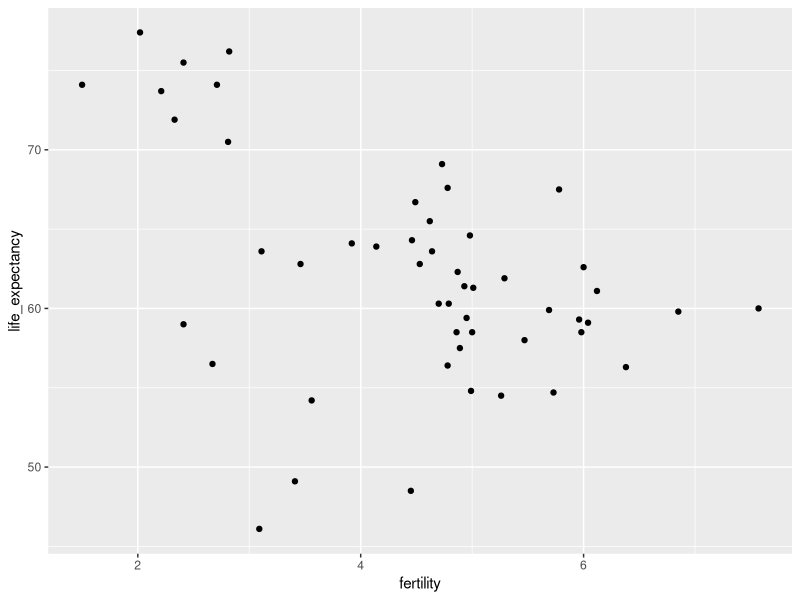
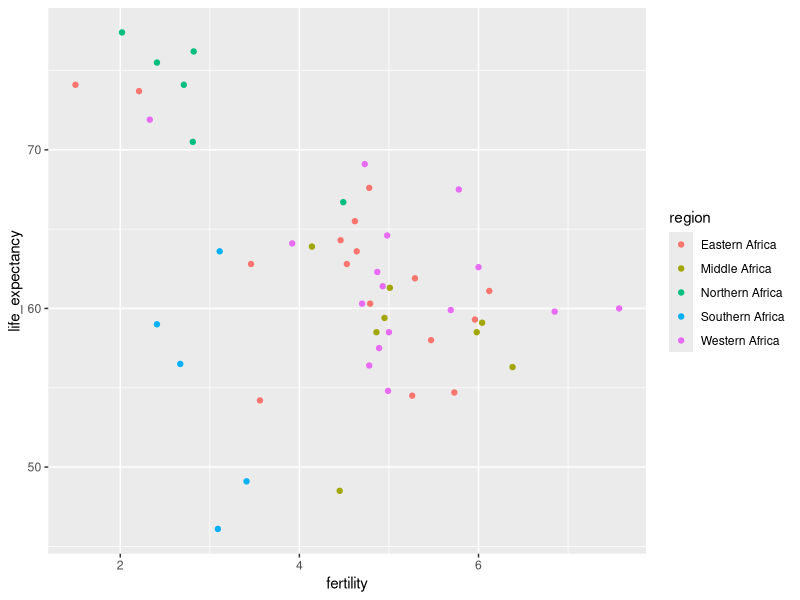
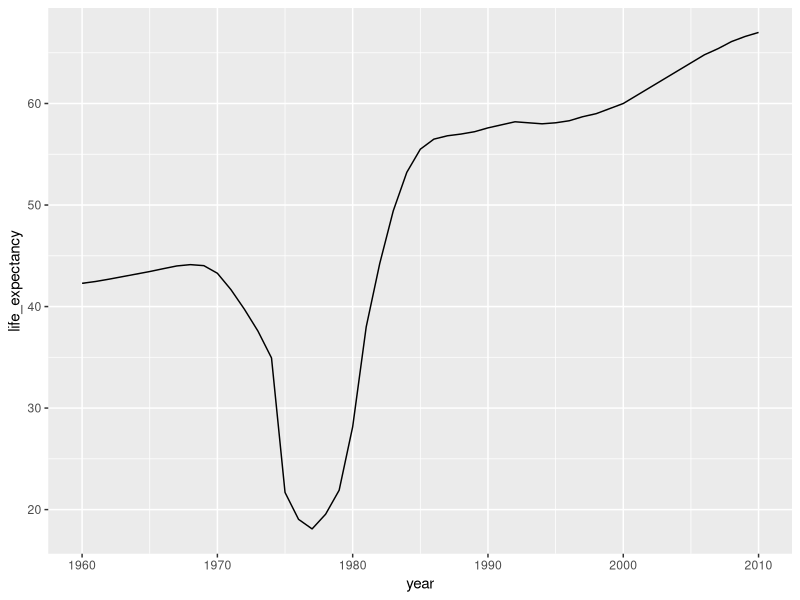
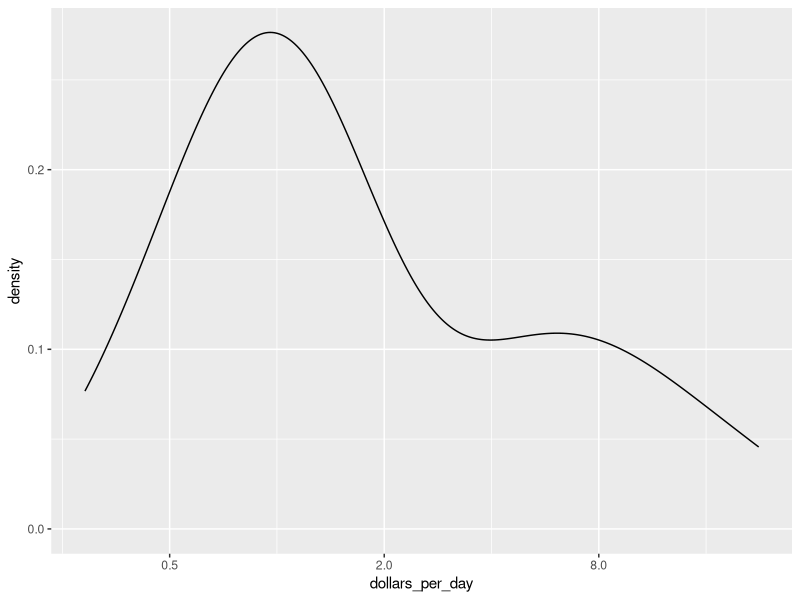
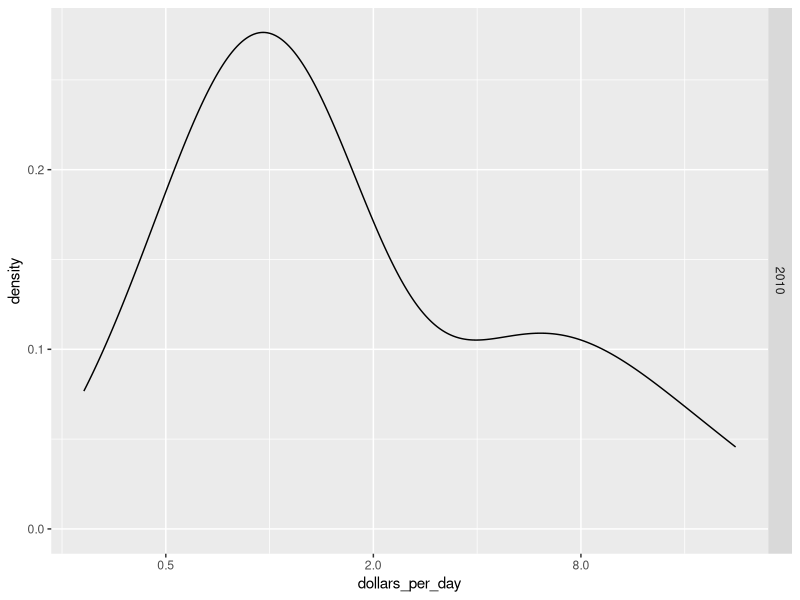
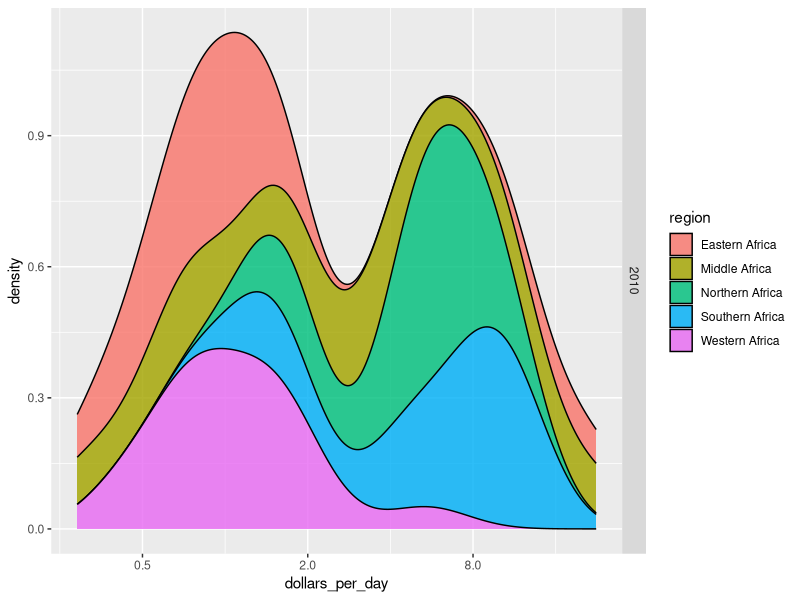
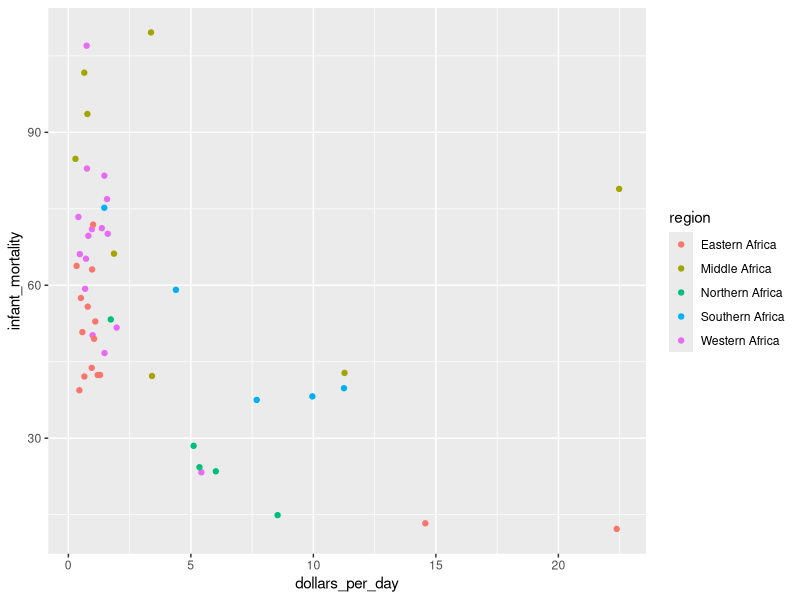

Recreate these plots in R, in order. (Note: this script raises an error after producing the figures.)
"Exercise 1. Life expectancy vs fertility - part 1
The Gapminder Foundation (www.gapminder.org) is a non-profit organization based in Sweden that 
promotes global development through the use of statistics that can help reduce misconceptions 
about global development.


* Using ggplot and the points layer, create a scatter plot of life expectancy versus fertility for 
  the African continent in 2012.
* Remember that you can use the R console to explore the gapminder dataset to figure out the names 
  of the columns in the dataframe.
* In this exercise we provide parts of code to get you going. You need to fill out what is missing. 
  But note that going forward, in the next exercises, you will be required to write most of the code.
"

library(dplyr)
library(ggplot2)
library(dslabs)
data(gapminder)
## fill out the missing parts in filter and aes
gapminder %>% filter(continent == "Africa" & year == 2012) %>%
  ggplot(aes( x = fertility, y = life_expectancy )) +
  geom_point()
  
"Exercise 2. Life expectancy vs fertility - part 2 - coloring your plot
Note that there is quite a bit of variability in life expectancy and fertility with some African 
countries having very high life expectancies. There also appear to be three clusters in the plot.

Remake the plot from the previous exercises but this time use color to dinstinguish the different 
regions of Africa to see if this explains the clusters. Remember that you can explore the gapminder 
data to see how the regions of Africa are labeled in the dataframe!
"
library(dplyr)
library(ggplot2)
library(dslabs)
data(gapminder)

gapminder %>% filter(continent == "Africa" & year == 2012) %>% 
ggplot(aes(x = fertility, y = life_expectancy, color = region)) + 
geom_point()


"Exercise 3. Life expectancy vs fertility - part 3 - selecting country and region
While many of the countries in the high life expectancy/low fertility cluster are 
from Northern Africa, three countries are not.


* Create a table showing the country and region for the African countries (use select) 
  that in 2012 had fertility rates of 3 or less and life expectancies of at least 70.
* Assign your result to a data frame called df."


library(dplyr)
library(dslabs)
data(gapminder)

df <- gapminder %>% filter(continent == "Africa" & year == 2012 
                           & fertility <= 3 & life_expectancy >= 70) %>%
    select(country, region)

"Exercise 4. Life expectancy and the Vietnam War - part 1
The Vietnam War lasted from 1955 to 1975. Do the data support war having a negative 
effect on life expectancy? We will create a time series plot that covers the period 
from 1960 to 2010 of life expectancy for Vietnam and the United States, using color 
to distinguish the two countries. In this start we start the analysis by generating 
a table.

* Use filter to create a table with data for the years from 1960 to 2010 in Vietnam and 
  the United States.
* Save the table in an object called tab."

library(dplyr)
library(dslabs)
data(gapminder)

tab <- gapminder %>% 
filter(country %in% c("United States", "Vietnam") & year >= "1960" & year <= "2010") 


"Exercise 5. Life expectancy and the Vietnam War - part 2
Now that you have created the data table in Exercise 4, it is time to plot the data 
for the two countries.

Use geom_line to plot life expectancy vs year for Vietnam and the United States. The 
data table is stored in tab.
Use color to distinguish the two countries."

p <- tab %>% ggplot(aes(y = life_expectancy, x = year, color = country)) + geom_line()

"Exercise 6. Life expectancy in Cambodia
Cambodia was also involved in this conflict and, after the war, Pol Pot and his 
communist Khmer Rouge took control and ruled Cambodia from 1975 to 1979. He is 
considered one of the most brutal dictators in history. Do the data support this 
claim?

Use a single line of code to create a time series plot from 1960 to 2010 of life 
expectancy vs year for Cambodia."

library(dplyr)
library(ggplot2)
library(dslabs)
data(gapminder)

gapminder %>% filter(country == "Cambodia" & year >= "1960" & year <= "2010") %>% 
ggplot(aes(x = year, y = life_expectancy)) + geom_line()


"Exercise 7. Dollars per day - part 1
Now we are going to calculate and plot dollars per day for African countries in 
2010 using GDP data.

In the first part of this analysis, we will create the dollars per day variable.

* Use mutate to create a dollars_per_day variable, which is defined as gdp/population/365.
* Create the dollars_per_day variable for African countries for the year 2010.
* Remove any NA values.
* Save the mutated dataset as daydollars.
"

library(dplyr)
library(dslabs)
data(gapminder)
daydollars <- gapminder %>% 
              mutate(dollars_per_day = gdp/population/365) %>% 
              filter(continent == "Africa" & year == 2010 & !is.na(dollars_per_day)) 



"Exercise 8. Dollars per day - part 2
Now we are going to calculate and plot dollars per day for African countries in 2010 using GDP data.

In the second part of this analysis, we will plot the smooth density plot using a log (base 2) x axis.

* The dataset including the dollars_per_day variable is preloaded as daydollars.
* Create a smooth density plot of dollars per day from daydollars.
* Use a log (base 2) scale for the x axis."


daydollars %>% ggplot(aes(dollars_per_day)) + scale_x_continuous(trans = "log2") + geom_density()
      
"Exercise 9. Dollars per day - part 3 - multiple density plots
Now we are going to combine the plotting tools we have used in the past two exercises to create 
density plots for multiple years.

* Create the dollars_per_day variable as in Exercise 7, but for African countries in the years 
  1970 and 2010 this time.
* Make sure you remove any NA values.
* Create a smooth density plot of dollars per day for 1970 and 2010 using a log (base 2) scale 
  for the x axis.
* Use facet_grid to show a different density plot for 1970 and 2010.
"

library(dplyr)
library(ggplot2)
library(dslabs)
data(gapminder)

gapminder <- gapminder %>% 
              mutate(dollars_per_day = gdp/population/365) %>% 
              filter(continent == "Africa" & year == 2010 & !is.na(dollars_per_day)) 

gapminder %>% ggplot(aes(dollars_per_day)) + 
              scale_x_continuous(trans = "log2") + 
              geom_density(alpha = 0.2) + facet_grid(year ~ .)

"Exercise 10. Dollars per day - part 4 - stacked histograms
Now we are going to edit the code from Exercise 9 to show stacked histograms of each 
region in Africa.

* Much of the code will be the same as in Exercise 9:
* Create the dollars_per_day variable as in Exercise 7, but for African countries in 
  the years 1970 and 2010 this time.
* Make sure you remove any NA values.
* Create a smooth density plot of dollars per day for 1970 and 2010 using a log (base 2) 
  scale for the x axis.
* Use facet_grid to show a different density plot for 1970 and 2010.
* Make sure the densities are smooth by using bw = 0.5.
* Use the fill and position arguments where appropriate to create the stacked histograms 
  of each region.
"
library(dplyr)
library(ggplot2)
library(dslabs)
data(gapminder)

gapminder <- gapminder %>% 
              mutate(dollars_per_day = gdp/population/365)

p <- gapminder %>% filter(continent == "Africa" & 
                      year %in% c("1970","2010") & 
                      !is.na(dollars_per_day)) %>% 
            ggplot(aes(dollars_per_day, fill = region)) + 
            scale_x_continuous(trans = "log2")
            
p + geom_density(alpha = 0.82, bw = 0.5, position = "stack") + facet_grid(year ~ .)


"Exercise 11. Infant mortality scatter plot - part 1
We are going to continue looking at patterns in the gapminder dataset by plotting infant mortality rates versus dollars per day for African countries.

Generate dollars_per_day using mutate and filter for the year 2010 for African countries.
Remember to remove NA values.
Store the mutated dataset in gapminder_Africa_2010.
Make a scatter plot of infant_mortaility versus dollars_per_day for countries in the African continent.
Use color to denote the different regions of Africa.

"
library(dplyr)
library(ggplot2)
library(dslabs)
data(gapminder)
gapminder_Africa_2010 <- gapminder %>% 
              mutate(dollars_per_day = gdp/population/365) %>% 
              filter(continent == "Africa" & 
                      year =="2010" & 
                      !is.na(dollars_per_day)) %>%
              ggplot(aes(dollars_per_day, infant_mortality, color = region))

# now make the scatter plot
gapminder_Africa_2010 + geom_point()


"Exercise 12. Infant mortality scatter plot - part 2 - logarithmic axis
Now we are going to transform the x axis of the plot from the previous exercise.

* The mutated dataset is preloaded as gapminder_Africa_2010.
* As in the previous exercise, make a scatter plot of infant_mortaility versus 
  dollars_per_day for countries in the African continent.
* As in the previous exercise, use color to denote the different regions of Africa.
* Transform the x axis to be in the log (base 2) scale.
"

gapminder_Africa_2010 %>% ggplot(aes(dollars_per_day, infant_mortality, color = region)) + 
                          scale_x_continuous(trans = "log2") + geom_point()

"Exercise 13. Infant mortality scatter plot - part 3 - adding labels
Note that there is a large variation in infant mortality and dollars per day among 
African countries.

As an example, one country has infant mortality rates of less than 20 per 1000 and 
dollars per day of 16, while another country has infant mortality rates over 10% and 
dollars per day of about 1.

In this exercise, we will remake the plot from Exercise 12 with country names instead 
of points so we can identify which countries are which.


* The mutated dataset is preloaded as gapminder_Africa_2010.
* As in the previous exercise, make a scatter plot of infant_mortaility versus 
  dollars_per_day for countries in the African continent.
* As in the previous exercise, use color to denote the different regions of Africa.
* As in the previous exercise, transform the x axis to be in the log (base 2) scale.
* Add a layer to display country names instead of points.
"
gapminder_Africa_2010 %>% ggplot(aes(dollars_per_day, infant_mortality, label = country, color = region)) +
                          scale_x_continuous(trans = "log2") + 
                          geom_text()
                          
"Exercise 14. Infant mortality scatter plot - part 4 - comparison of scatter plots
Now we are going to look at changes in the infant mortality and dollars per day 
patterns African countries between 1970 and 2010.


* Generate dollars_per_day using mutate and filter for the years 1970 and 2010 
  for African countries.
* Remember to remove NA values.
* As in the previous exercise, make a scatter plot of infant_mortaility versus 
  dollars_per_day for countries in the African continent.
* As in the previous exercise, use color to denote the different regions of Africa.
* As in the previous exercise, transform the x axis to be in the log (base 2) scale.
* As in the previous exercise, add a layer to display country names instead of points.
* Use facet_grid to show different plots for 1970 and 2010."                          

library(dplyr)
library(ggplot2)
library(dslabs)
data(gapminder)

gapminder <- gapminder %>% 
              mutate(dollars_per_day = gdp/population/365) %>% 
              filter(continent == "Africa" & 
                      year %in% c("1970","2010") & 
                      !is.na(infant_mortality)& 
                      !is.na(dollars_per_day)) %>% 
              ggplot(aes(dollars_per_day, infant_mortality, color = region))

gapminder  + scale_x_continuous(trans = "log2") + geom_point() + facet_grid(year ~ .)
